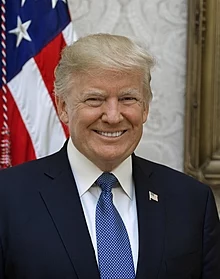
#> input picture Donald_Trump.jpeg, 220 x 279 px
$ python main.py
#> lines starting #> are read from the running program, lines starting #| are printed output that depends on the picture
from PIL import Image

# Opens an image of the given path
def open_image(path):
#> called with path = './Donald_Trump.jpeg'
    img = Image.open(path)
#> img is the input picture: PIL image 220x279 RGB; mean R, G, B 101.7, 91.7, 94.2
    return img

#Creates an image for the given width and height, color
#width: width of an image
#height: height of an image

def create_image(width, height, init_color):
    new_image = Image.new("RGB", (width, height), init_color )
    return new_image

#saves an empty image
def save_image(image, path):
    image.save(path)

#Gets the RGB value for the given width and height
def get_pixel(img, width, height):
    img_width, img_height = img.size #returns width and height in a tuple

    if width < 0 or width > img_width or height <0 or height > img_height:
        print("Width or height is not in range of the image")
        return None

    pixel = img.getpixel((width, height))
    return pixel

def convert_pixel(img):
    # Make new image to draw our new image
    width, height = img.size
#> width = 220; height = 279
    new_img = create_image(width, height, "white")
#> in create_image, `new_image = Image.new("RGB", (width, height), init_color )`: new_image: PIL image 220x279 RGB; every value is 255
    pixels = new_img.load()

    #Start converting pixels
    for w in range(width):
        for h in range(height):
            curr_pixel = get_pixel(img, w, h)

            red = curr_pixel[0]
            green = curr_pixel[1]
            blue = curr_pixel[2]

            a = red * 8.299 + green * 0.587 + blue * 0.114
            pixels[w,h] = (int(a), int(a), int(a))
#> this loop made 220 passes

            # [4 lines of commented-out code are left out]

    return new_img

img = open_image("./Donald_Trump.jpeg")
converted_image = convert_pixel(img)
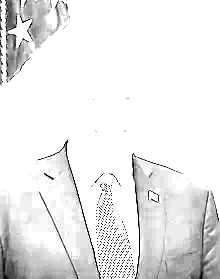
#> converted_image: PIL image 220x279 RGB; min 0, max 255, mean 234.4
save_image(converted_image, "./hahaha.jpg")
# [15 lines of commented-out code are left out]
